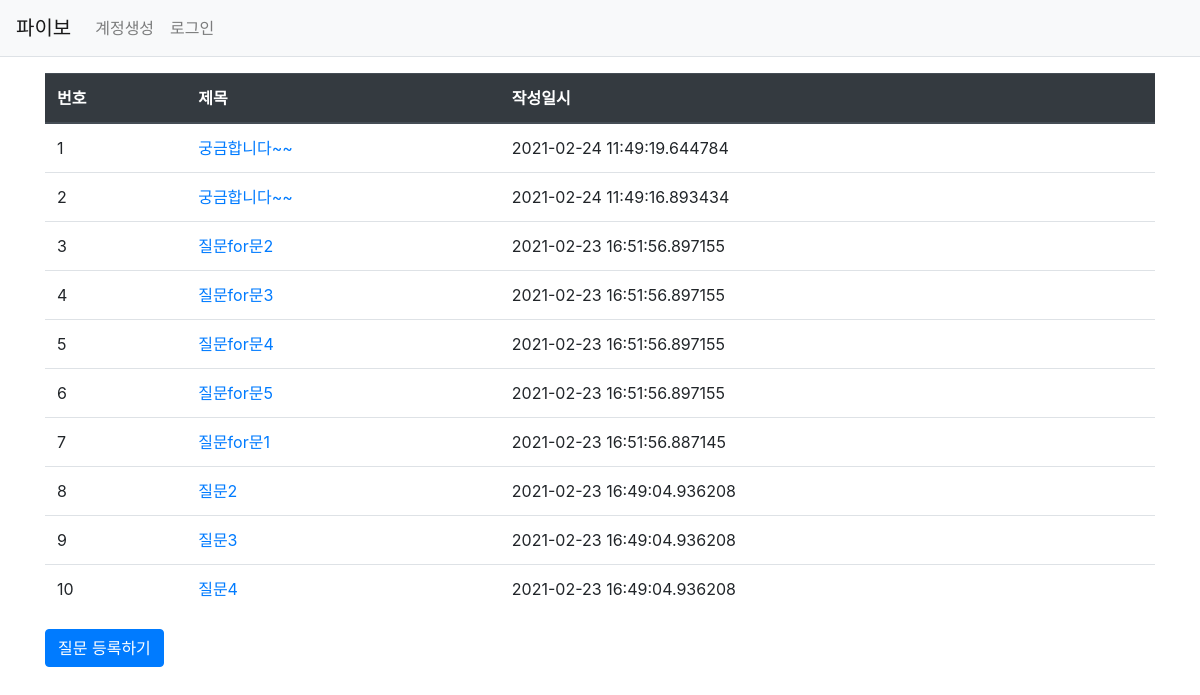
The page /question/list on the database as committed earlier.
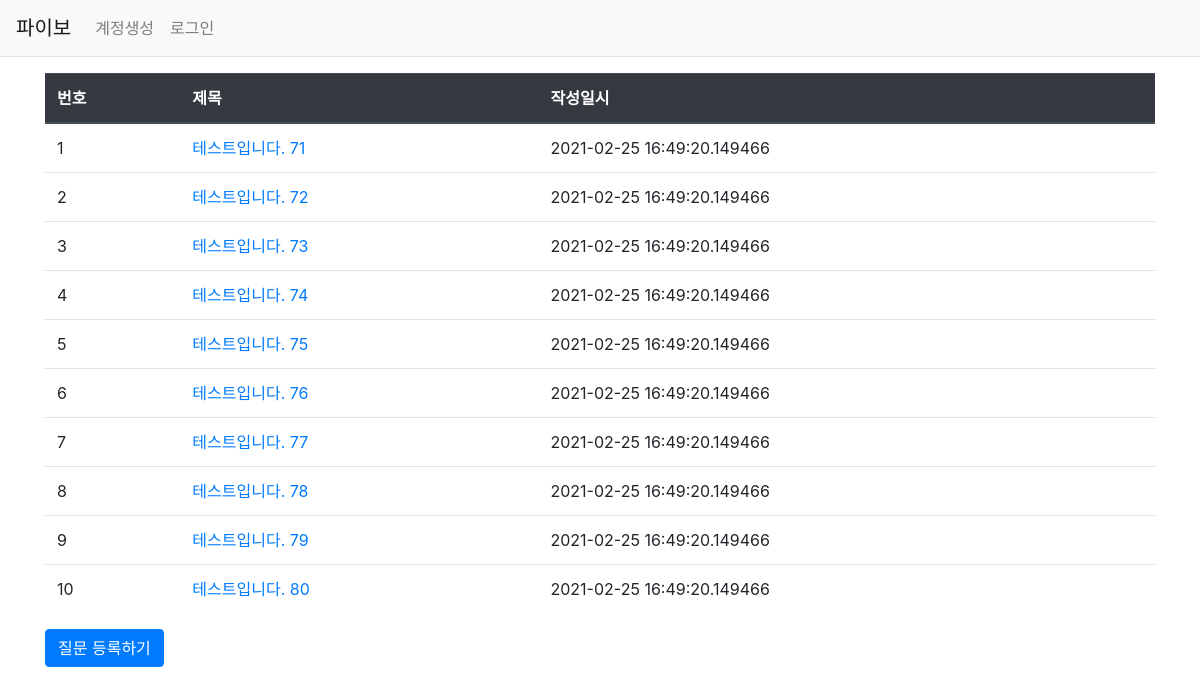
The same page on the database as committed later.
### Pybo/models.py (models this page shows)
class Question(db.Model):
    id = db.Column(db.Integer, primary_key=True)  # primary_key는 중복되지 않는 값임
    subject = db.Column(db.String(200), nullable=False)
    content = db.Column(db.Text(), nullable=False)
    create_date = db.Column(db.DateTime(), nullable=False)

### Pybo/views/question_views.py (the view)
@bp.route('/list')
def qlist():
    page = request.args.get('page', type=int, default=1)
    print(page)
    question_list = Question.query.order_by(Question.create_date.desc())
    question_list = question_list.paginate(page, per_page=10)
    return render_template('question/question_list.html', question_list=question_list)

### Pybo/templates/question/question_list.html
{% extends 'base.html' %}
{% block content %}
<link rel="stylesheet" href="{{url_for('static', filename='bootstrap.min.css')}}">
<div class="container my-3">
    <table class="table">
        <thead>
            <tr class="thead-dark">
                <th>번호</th>
                <th>제목</th>
                <th>작성일시</th>
            </tr>
        </thead>
        <tbody>
            {% if question_list %}
                {% for question in question_list.items %}
                <tr>
                    <td>{{ loop.index }}</td>
                    <td>
                        <a href="{{ url_for('question.detail', question_id=question.id) }}"> {{question.subject}} </a>
                    </td>
                    <td>
                        {{ question.create_date }}
                    </td>
                </tr>
                {% endfor %}
            {% else %}
            <tr>
                <td colspan="'3">질문이 없습니다.</td>
            </tr>
            {% endif %}
        </tbody>
    </table>
    <a href="{{url_for('question.create')}}" class="btn btn-primary">질문 등록하기</a>
</div>
{% endblock %}

Rows that differ between the two databases and show on the page:
no longer on this page (row unchanged): Question: subject "궁금합니다~~", create_date "2021-02-24 11:49:19.644784"
no longer on this page (row unchanged): Question: subject "궁금합니다~~", create_date "2021-02-24 11:49:16.893434"
no longer on this page (row unchanged): Question: subject "질문for문2", create_date "2021-02-23 16:51:56.897155"
no longer on this page (row unchanged): Question: subject "질문for문3", create_date "2021-02-23 16:51:56.897155"
no longer on this page (row unchanged): Question: subject "질문for문4", create_date "2021-02-23 16:51:56.897155"
no longer on this page (row unchanged): Question: subject "질문for문5", create_date "2021-02-23 16:51:56.897155"
no longer on this page (row unchanged): Question: subject "질문for문1", create_date "2021-02-23 16:51:56.887145"
no longer on this page (row unchanged): Question: subject "질문2", create_date "2021-02-23 16:49:04.936208"
no longer on this page (row unchanged): Question: subject "질문3", create_date "2021-02-23 16:49:04.936208"
no longer on this page (row unchanged): Question: subject "질문4", create_date "2021-02-23 16:49:04.936208"
added Question: subject "테스트입니다. 71", create_date "2021-02-25 16:49:20.149466"
added Question: subject "테스트입니다. 72", create_date "2021-02-25 16:49:20.149466"
added Question: subject "테스트입니다. 73", create_date "2021-02-25 16:49:20.149466"
added Question: subject "테스트입니다. 74", create_date "2021-02-25 16:49:20.149466"
added Question: subject "테스트입니다. 75", create_date "2021-02-25 16:49:20.149466"
added Question: subject "테스트입니다. 76", create_date "2021-02-25 16:49:20.149466"
added Question: subject "테스트입니다. 77", create_date "2021-02-25 16:49:20.149466"
added Question: subject "테스트입니다. 78", create_date "2021-02-25 16:49:20.149466"
added Question: subject "테스트입니다. 79", create_date "2021-02-25 16:49:20.149466"
added Question: subject "테스트입니다. 80", create_date "2021-02-25 16:49:20.149466"
